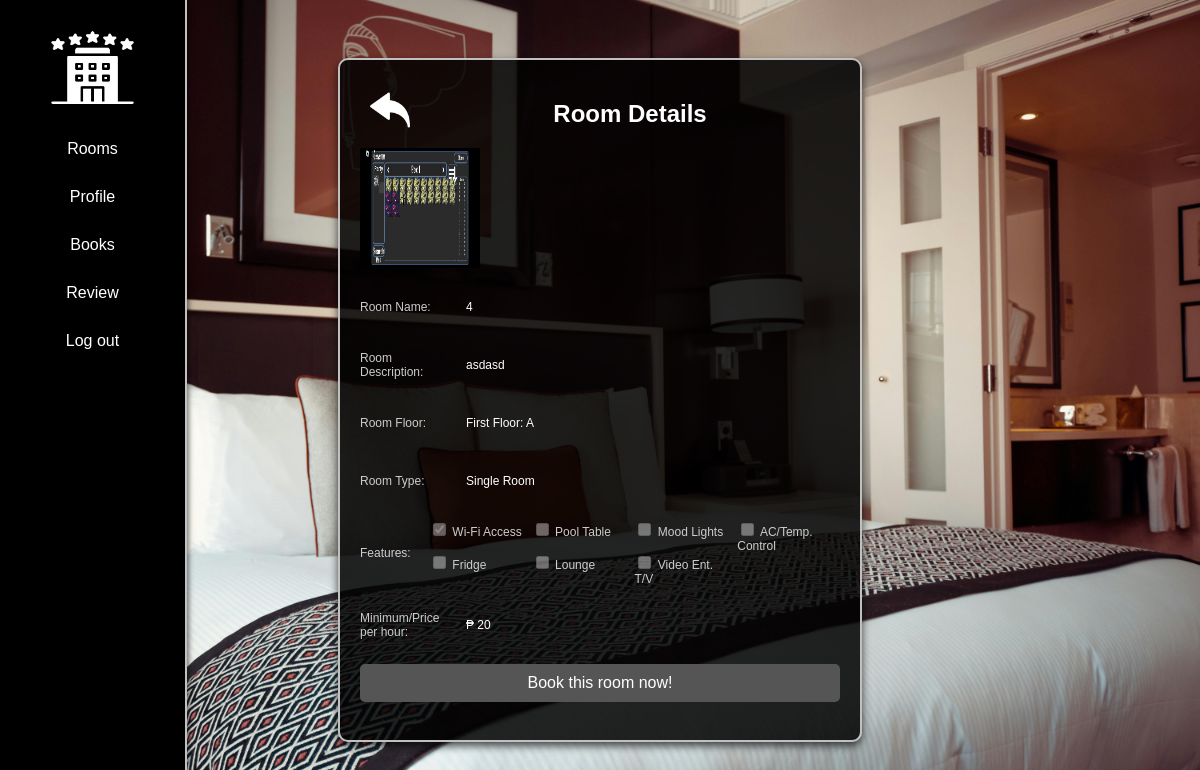
The app's page /user/room_dtls.php?room_id=41 with its own data.
### tables this page shows
CREATE TABLE `rooms` (
  `id` int(11) NOT NULL,
  `name` varchar(250) DEFAULT NULL,
  `img` blob DEFAULT NULL,
  `description` varchar(250) DEFAULT NULL,
  `open_in` time DEFAULT NULL,
  `close_in` time DEFAULT NULL,
  `room_floor_id` int(11) DEFAULT NULL,
  `room_type_id` int(11) DEFAULT NULL,
  `room_status_id` int(11) DEFAULT NULL,
  `price` int(11) DEFAULT NULL
);

CREATE TABLE `room_floor` (
  `id` int(11) NOT NULL,
  `name` varchar(250) DEFAULT NULL
);

CREATE TABLE `room_type` (
  `id` int(11) NOT NULL,
  `name` varchar(250) DEFAULT NULL
);

CREATE TABLE `room_feature` (
  `id` int(11) NOT NULL,
  `name` varchar(250) DEFAULT NULL
);

### user/room_dtls.php (the view, shortened to what this page needs)
<?php
$conn = mysqli_connect('localhost', 'root', '', 'room_reservation');
if (isset($_GET['room_id'])) {
    $room_id = intval($_GET['room_id']);
    $room_query = mysqli_query($conn, "SELECT * FROM rooms WHERE id = $room_id");
    $room_details = mysqli_fetch_assoc($room_query);
}
?>
<!DOCTYPE html>
<html lang="en">
<head>
    <link rel="stylesheet" type="text/css" href="../assets/des.css">
</head>
<body>
	 <div class="user-side-nav">
    <img src="../assets/hotel.png" alt="Logo" style="width:85px; height: 75px; padding-top: 20px; padding: 10px; margin: 10px;">
    <a href="dashboard.php">Rooms</a>
    <a href="profile.php">Profile</a>
    <a href="booked_rooms.php">Books</a>
    <a href="review.php">Review</a>
    <a href="../logout.php">Log out</a>
    </div>
    <div class="details_room">
        <a href="dashboard.php"><img src="../assets/back.png" alt="Back" class="icon-button"></a>
        <h2>Room Details</h2>
        	 <div class="form-group-add-room">
                    <img src="../<?= htmlspecialchars($room_details['img']) ?>" alt="Current Room Image" style="width: 120px; height: 120px; display: block; margin-right: 10px;">
            </div>
            <div class="form-group-add-room">
                <label for="room_name">Room Name:</label>
                <p><?= htmlspecialchars($room_details['name']) ?></p>
            </div>
            <div class="form-group-add-room">
                <label for="desc">Room Description:</label>
                <p><?= htmlspecialchars($room_details['description']) ?></p>
            </div>
            <div class="form-group-add-room">
                <label for="floor">Room Floor:</label>
                <p>
                     <?php
				        $roomFloorId = $room_details['room_floor_id'];
				        $floor_query = mysqli_query($conn, "SELECT name FROM room_floor WHERE id = $roomFloorId");
				        if ($floor_row = mysqli_fetch_assoc($floor_query)) {
				            echo htmlspecialchars($floor_row['name']);
				        } else {
				            echo "Floor not found";
				        }
				        ?>
            </div>
            <div class="form-group-add-room">
                <label for="type">Room Type:</label>
                <p>
                   <?php
				        $roomAvailability = $room_details['room_type_id'];
				        $floor_query = mysqli_query($conn, "SELECT name FROM room_type WHERE id = $roomAvailability");
				        if ($floor_row = mysqli_fetch_assoc($floor_query)) {
				            echo htmlspecialchars($floor_row['name']);
				        } else {
				            echo "Type not found";
				        }
				        ?>
                </p>
            </div>
            <div class="form-group-add-room">
                <label for="features">Features:</label>
				<div class="checkbox-grid">
				    <?php
				    $feature_query = mysqli_query($conn, "SELECT * FROM room_feature");
				    $room_features_query = mysqli_query($conn, "SELECT room_feature_id FROM room_features WHERE rooms_id = $room_id");
				    $room_features = array_column(mysqli_fetch_all($room_features_query, MYSQLI_ASSOC), 'room_feature_id');
				    while ($row = mysqli_fetch_assoc($feature_query)) {
				        $checked = in_array($row['id'], $room_features) ? "checked" : "";
				        echo "<label><input type='checkbox' name='room_feature[]' value='{$row['id']}' $checked disabled> {$row['name']}</label><br>";
				    }
				    ?>
				</div>
            </div>
            <div class="form-group-add-room">
                <label for="price">Minimum/Price per hour:</label>
                <p>₱ <?= htmlspecialchars($room_details['price']) ?></p>
            </div>
            <form method="POST" action="../config.php">
                <input type="submit" value="Book this room now!" class="submit-button" name="book">
            </form>
    </div>
</body>
</html>

### assets/des.css (style rules this page uses)
body { margin: 0; padding: 0; height: 100vh; background-image: url('bg.jpg'); background-repeat: none; background-size: 100% 100%; font-family: Arial, sans-serif; color: white; display: flex; align-items: center; justify-content: center; overflow: hidden; }
.add-room-container h2, .details_room h2 { text-align: center; }
.form-group-add-room { display: flex; align-items: center; margin-bottom: 20px; }
.form-group-add-room label { width: 20%; margin-right: 10px; font-size: 12px; color: #ccc; text-align: left; }
.checkbox-grid { display: flex; flex-wrap: wrap; }
.checkbox-grid label { width: calc(25% - 10px); margin-right: 10px; }
.submit-button { width: 100%; padding: 10px; border: none; border-radius: 5px; background-color: #555; color: white; font-size: 16px; cursor: pointer; }
.icon-button { float: left; width: 40px; height: 40px; margin: 10px; }
.user-side-nav { height: 100vh; background-color: black; width: 165px; position: fixed; top: 0; left: 0; display: flex; flex-direction: column; align-items: center; padding-top: 10px; box-shadow: 2px 0 5px rgba(0, 0, 0, 0.5); border-right: 2px solid silver; padding: 10px; }
.user-side-nav a { color: white; text-decoration: none; padding: 15px 0; font-size: 16px; text-align: center; width: 100%; transition: background 0.3s; }
.details_room { position: relative; width: 40%; background-color: rgba(0, 0, 0, 0.85); padding: 20px; border-radius: 10px; box-shadow: 0 4px 8px rgba(0, 0, 0, 0.7); overflow: hidden; text-align: left; border: 2px solid silver; height: 80%; overflow: scroll; }
.details_room p { font-size: 12px; }
input[type="checkbox"]:disabled { opacity: 0.6; }

### records on screen
rooms: img (picture), name "4", description "asdasd", price "20"
room_floor: name "First Floor: A"
room_type: name "Single Room"
room_feature: name "Wi-Fi Access"
room_feature: name "Pool Table"
room_feature: name "Mood Lights"
room_feature: name "AC/Temp. Control"
room_feature: name "Fridge"
room_feature: name "Lounge"
room_feature: name "Video Ent. T/V"
